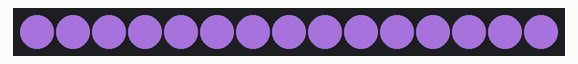
This program was run on a simulated CircuitPython board. Parts: 15 RGB LEDs in strip order, left to right. Dim RGB values are drawn brighter than linear; random numbers come from a fixed seed. At 5.2 s the program ends and the board releases its pins; the recording ends there.

Above: at 0.1 s.
At 1.07 s:
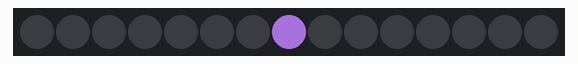
At 1.75 s:
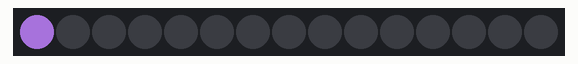
At 2.58 s:
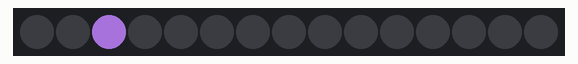
At 3.46 s:
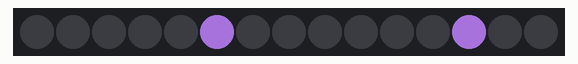
At 5.15 s:
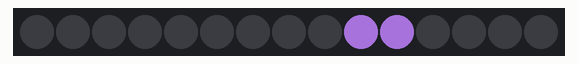

The program:

LED.py
```python
##remember to sudo pip3 install rpi_ws281x adafruit-circuitpython-neopixel
##before running this on the pi.

import time
import board
import neopixel
import random

class LED:

    def __init__(self):
        self.pixel_pin = board.D12
        self.num_pixels = 15
        self.pixels = neopixel.NeoPixel(self.pixel_pin, self.num_pixels, brightness=0.9, auto_write = False)
        self.d_blue  = (105, 142, 191)
        self.l_blue  = ( 13, 196, 217)
        self.l_purple= (126,  86, 166)
        self.d_purple= (113, 104, 166)
        self.white   = (255, 255, 255)
        self.color_dict = {0: self.white, 1: self.d_blue, 2: self.l_blue, 3: self.d_purple, 4: self.l_purple}

    def recog_flash(self, wait, num_flashes, color):
        for x in range(num_flashes):
            for y in range(0, 255, 1):
                self.pixels.fill(self.color_dict[color])
                self.pixels.show()
                time.sleep(wait/510.0)
            for y in range(255, 0, -1):
                self.pixels.fill(self.color_dict[color])
                self.pixels.show()
                time.sleep(wait/510.0)

    def thinking_animation(self, wait, color):
        prev_led = self.num_pixels + 1
        for x in range(self.num_pixels * 2):
            rand_led = random.randint(0, self.num_pixels - 1)
            while(rand_led == prev_led):
                rand_led = random.randint(0, self.num_pixels - 1)
            rand_color = random.randint(1, 4)
            #self.num_pixels[rand_led] = self.color_dict[rand_color]
            self.pixels[rand_led] = self.color_dict[color]
            self.pixels.show()
            time.sleep(wait / (self.num_pixels * 2.0))
            self.nimbus_refresh()

    def nimbus_cycle(self, num_cycles, color):
        for x in range(num_cycles):
            top_led = 14
            for y in range(1, 10, 2):
                self.pixels[y] = self.color_dict[color]
                self.pixels[top_led] = self.color_dict[color]
                self.pixels.show()
                top_led -= 1
                time.sleep(.075)
                self.nimbus_refresh()

    def nimbus_refresh(self):
        self.pixels.fill((0,0,0))
        self.pixels.show()

    def nimbus_call(self, color):
        self.recog_flash(.01, 2, color)
        self.thinking_animation(2, color)
        self.nimbus_cycle(6, color)

if __name__ == '__main__':
    led = LED()
    led.nimbus_call(4)
    led.nimbus_refresh()
```
